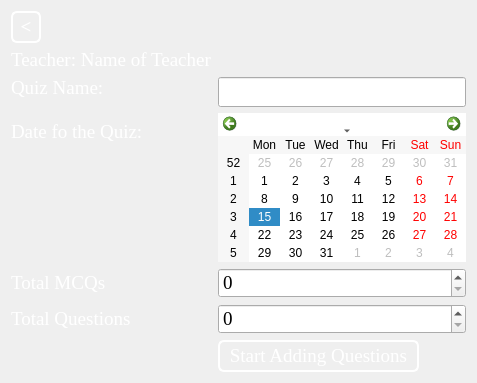
      <widget class="QWidget" name="page_4">
       <layout class="QFormLayout" name="formLayout_2">
        <item row="1" column="0">
         <widget class="QLabel" name="label_12">
          <property name="sizePolicy">
           <sizepolicy hsizetype="Preferred" vsizetype="Fixed">
            <horstretch>0</horstretch>
            <verstretch>0</verstretch>
           </sizepolicy>
          </property>
          <property name="font">
           <font>
            <family>Times New Roman</family>
            <pointsize>14</pointsize>
           </font>
          </property>
          <property name="styleSheet">
           <string notr="true">color: rgb(255, 255, 255);</string>
          </property>
          <property name="text">
           <string>Teacher: Name of Teacher</string>
          </property>
         </widget>
        </item>
        <item row="2" column="0">
         <widget class="QLabel" name="label_19">
          <property name="sizePolicy">
           <sizepolicy hsizetype="Preferred" vsizetype="Fixed">
            <horstretch>0</horstretch>
            <verstretch>0</verstretch>
           </sizepolicy>
          </property>
          <property name="font">
           <font>
            <family>Times New Roman</family>
            <pointsize>14</pointsize>
           </font>
          </property>
          <property name="styleSheet">
           <string notr="true">color:rgb(255,255,255);</string>
          </property>
          <property name="text">
           <string>Quiz Name:</string>
          </property>
         </widget>
        </item>
        <item row="2" column="1">
         <widget class="QLineEdit" name="lineEdit_4">
          <property name="font">
           <font>
            <family>Times New Roman</family>
            <pointsize>14</pointsize>
           </font>
          </property>
          <property name="styleSheet">
           <string notr="true">background:none;</string>
          </property>
         </widget>
        </item>
        <item row="4" column="0">
         <widget class="QLabel" name="label_10">
          <property name="font">
           <font>
            <family>Times New Roman</family>
            <pointsize>14</pointsize>
           </font>
          </property>
          <property name="styleSheet">
           <string notr="true">color: rgb(255, 255, 255);</string>
          </property>
          <property name="text">
           <string>Total MCQs</string>
          </property>
         </widget>
        </item>
        <item row="4" column="1">
         <widget class="QSpinBox" name="spinBox_2">
          <property name="font">
           <font>
            <family>Times New Roman</family>
            <pointsize>14</pointsize>
           </font>
          </property>
          <property name="styleSheet">
           <string notr="true">background:none;</string>
          </property>
          <property name="maximum">
           <number>1000</number>
          </property>
         </widget>
        </item>
        <item row="5" column="0">
         <widget class="QLabel" name="label_11">
          <property name="font">
           <font>
            <family>Times New Roman</family>
            <pointsize>14</pointsize>
           </font>
          </property>
          <property name="styleSheet">
           <string notr="true">color: rgb(255, 255, 255);</string>
          </property>
          <property name="text">
           <string>Total Questions</string>
          </property>
         </widget>
        </item>
        <item row="5" column="1">
         <widget class="QSpinBox" name="spinBox_3">
          <property name="font">
           <font>
            <family>Times New Roman</family>
            <pointsize>14</pointsize>
           </font>
          </property>
          <property name="styleSheet">
           <string notr="true">background:none;</string>
          </property>
          <property name="maximum">
           <number>1000</number>
          </property>
         </widget>
        </item>
        <item row="6" column="1">
         <widget class="QPushButton" name="pushButton_5">
          <property name="minimumSize">
           <size>
            <width>201</width>
            <height>0</height>
           </size>
          </property>
          <property name="maximumSize">
           <size>
            <width>114</width>
            <height>16777215</height>
           </size>
          </property>
          <property name="font">
           <font>
            <family>Times New Roman</family>
            <pointsize>14</pointsize>
           </font>
          </property>
          <property name="styleSheet">
           <string notr="true">QPushButton{
background:none;
 border:2px solid #ffffff;
 border-radius:6px;
 color:#ffffff;
 padding-top:3px;
 padding-bottom:3px;
max-width:110px;
}
     QPushButton:hover{
	color: rgb(255, 255, 255);
	border-color: rgb(195, 206, 224);
}</string>
          </property>
          <property name="text">
           <string>Start Adding Questions</string>
          </property>
         </widget>
        </item>
        <item row="3" column="1">
         <widget class="QCalendarWidget" name="calendarWidget">
          <property name="maximumSize">
           <size>
            <width>500</width>
            <height>300</height>
           </size>
          </property>
          <property name="styleSheet">
           <string notr="true">background-color: rgb(255, 255, 255);</string>
          </property>
         </widget>
        </item>
        <item row="3" column="0">
         <widget class="QLabel" name="label_20">
          <property name="font">
           <font>
            <family>Times New Roman</family>
            <pointsize>14</pointsize>
           </font>
          </property>
          <property name="styleSheet">
           <string notr="true">color:rgb(255,255,255);</string>
          </property>
          <property name="text">
           <string>Date fo the Quiz:</string>
          </property>
         </widget>
        </item>
        <item row="0" column="0">
         <widget class="QPushButton" name="pushButton_18">
          <property name="minimumSize">
           <size>
            <width>30</width>
            <height>0</height>
           </size>
          </property>
          <property name="maximumSize">
           <size>
            <width>114</width>
            <height>16777215</height>
           </size>
          </property>
          <property name="font">
           <font>
            <family>Times New Roman</family>
            <pointsize>14</pointsize>
            <weight>75</weight>
            <bold>true</bold>
           </font>
          </property>
          <property name="styleSheet">
           <string notr="true">QPushButton{
background:none;
 border:2px solid #ffffff;
 border-radius:6px;
 color:#ffffff;
 padding-top:3px;
 padding-bottom:3px;
max-width:110px;
}
     QPushButton:hover{
	color: rgb(255, 255, 255);
	border-color: rgb(195, 206, 224);
}</string>
          </property>
          <property name="text">
           <string>&lt;</string>
          </property>
         </widget>
        </item>
       </layout>
      </widget>
